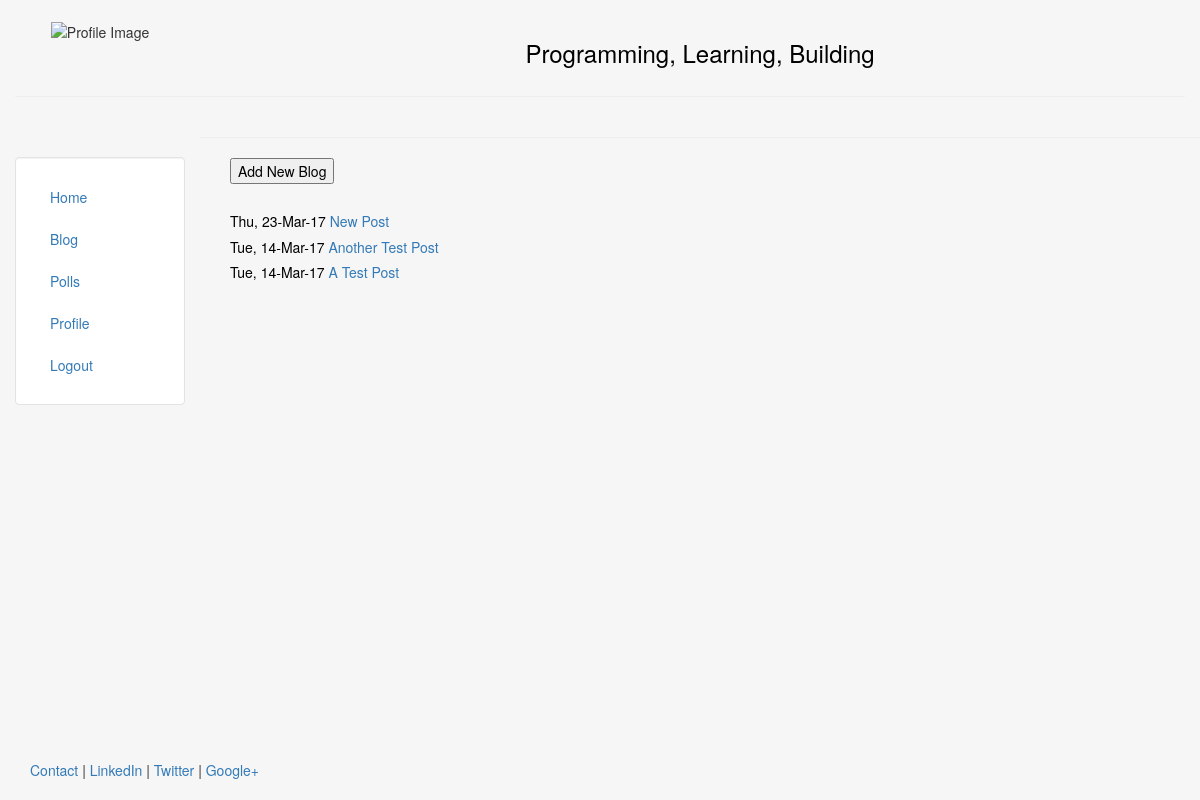
Before: /blog/ (signed in) with the older database file.
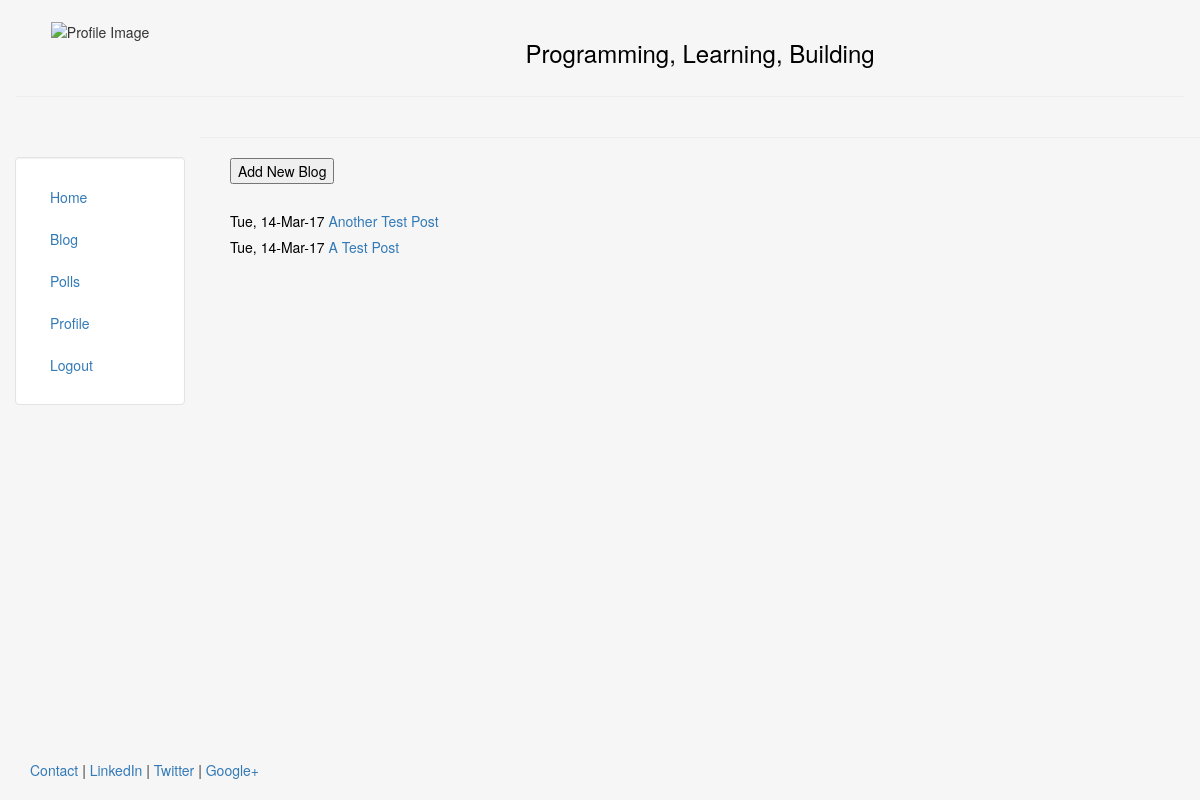
After: the same page with the newer database file.
### blog/models.py (models this page shows, shortened)
class Post(models.Model):
	title = models.CharField(max_length = 140)
	body = models.TextField()
	date = models.DateTimeField()

### blog/views.py (the view, shortened to what this page needs)
class postList(generic.ListView):
	template_name = 'blog/blog.html'
	def get_queryset(self):
		return Post.objects.all().order_by("-date")[:25]

### blog/templates/blog/blog.html
{% extends "personal/header.html" %}
{% block content %}
	<form action="{% url "blog:add_post" %}" >
		<button class="b">Add New Blog</button><br><br>
	</form>
	{% for post in object_list %}
		<h5>{{ post.date|date:"D, d-M-y" }}<a href="{% url 'blog:blogdetail' post.id %}">  {{ post.title }}</a></h5>
	{% endfor %}
{% endblock %}

Changed rows visible on the page:
removed Post: date "Thu, 23-Mar-17", title "New Post"
